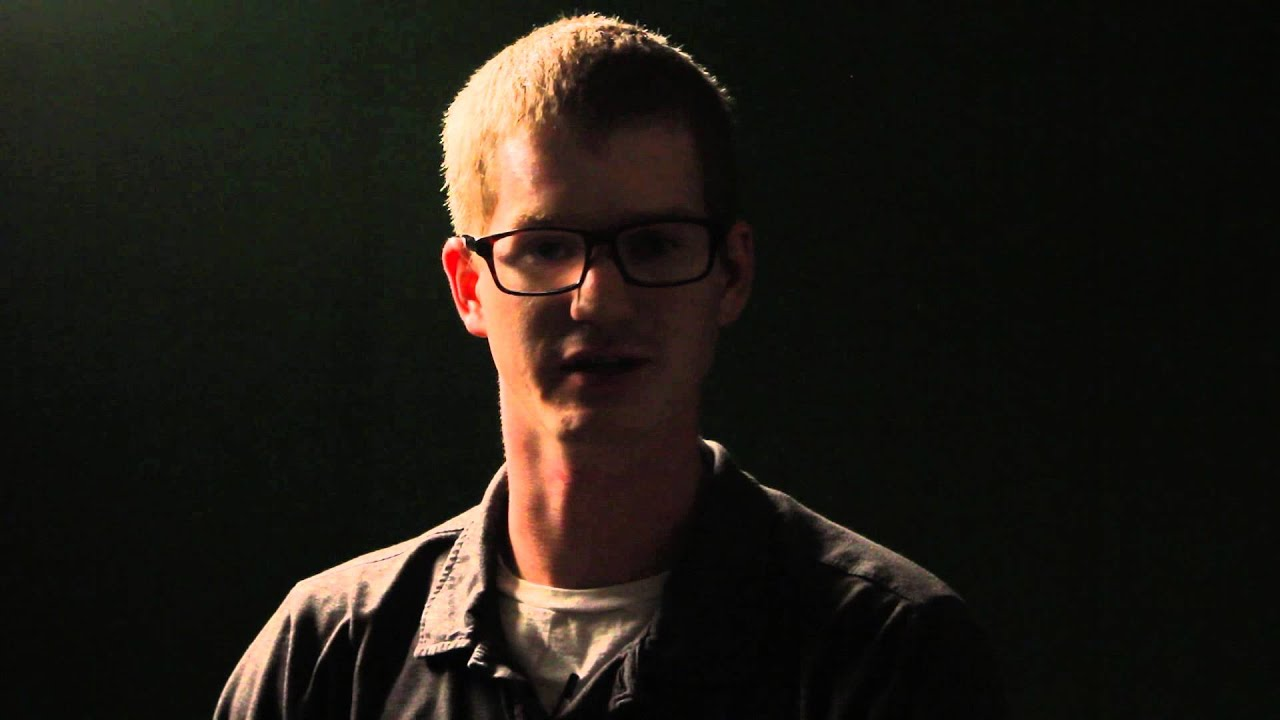
#> input picture final_project/app/maxresdefault.jpg, 1280 x 720 px
$ python blur_test.py   (older library calls are emulated)
#> lines starting #> are read from the running program, lines starting #| are printed output that depends on the picture; after the words box and inside, x2 and y2 are one past the last pixel; in counts of white or black regions, pixels touching at a corner belong together; long printed decimals are rounded
import cv2
import numpy as np


def analyze_image(image_path):
    # Read the image
#> called with image_path = 'maxresdefault.jpg'
    img = cv2.imread(image_path)
#> img is the input picture: shape (720, 1280, 3); mean B, G, R 21.1, 27.3, 31.9
    if img is None:
        print("Error: Could not load image")
        return

    # Convert to grayscale
    img_gray = cv2.cvtColor(img, cv2.COLOR_BGR2GRAY)
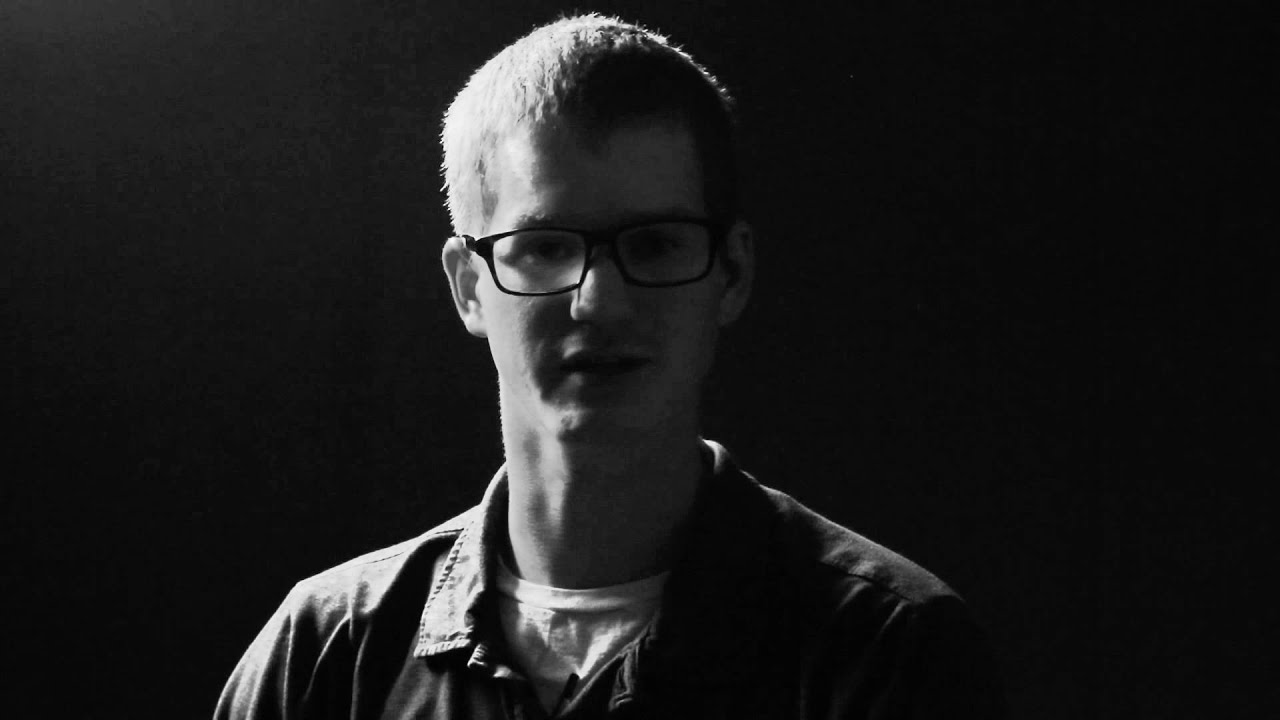
#> img_gray: shape (720, 1280); min 0, max 252, mean 28

    # Compute Laplacian for blur detection
    laplacian = cv2.Laplacian(img_gray, cv2.CV_64F)
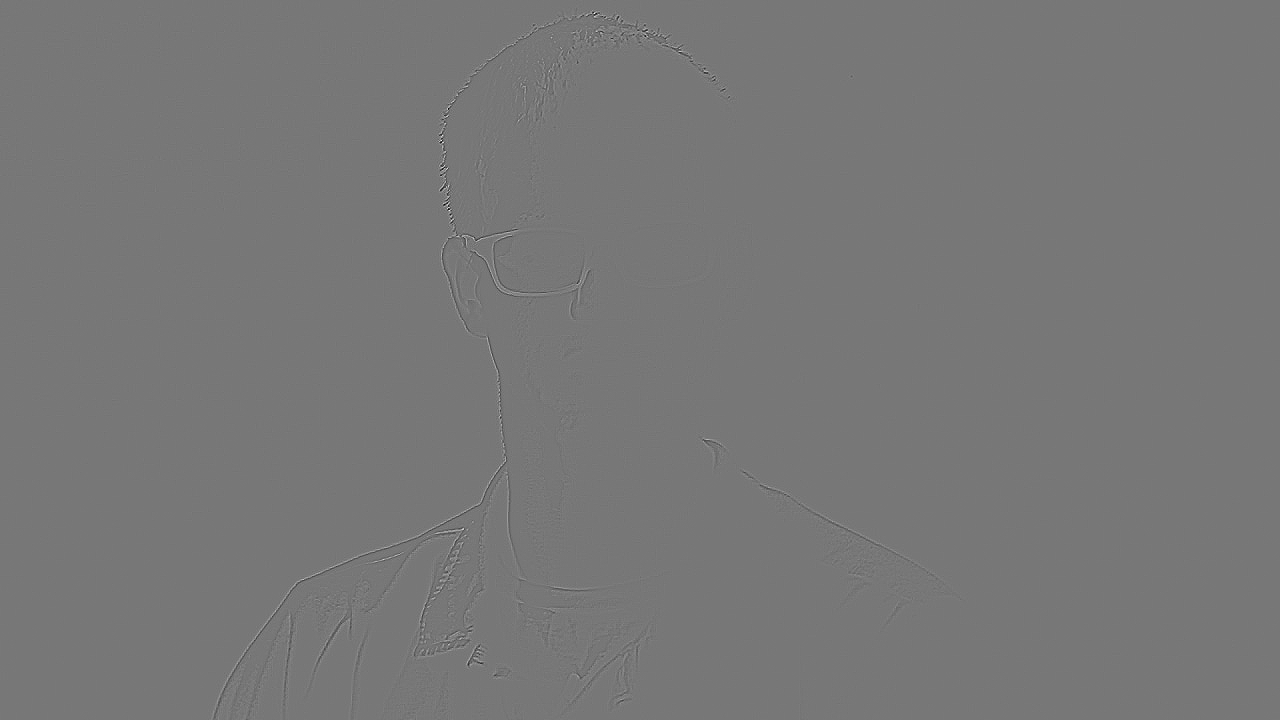
#> laplacian: shape (720, 1280) float64; min -389, max 440, mean 0; drawn with min black and max white
    mean, stddev = cv2.meanStdDev(laplacian)
#> mean = [0.000123]; stddev = [10.17]
    std_deviation = stddev[0][0]
#> std_deviation = 10.17
    variation = std_deviation ** 2
#> variation = 103.4

    # Determine if the image is blurry
    text_blur = "Not Blurry"
    blur_threshold = 100
    if variation < blur_threshold:
        text_blur = "Blurry"

    # Compute the average brightness for lighting condition
    mean_brightness = np.mean(img_gray)
#> mean_brightness = 28.02
    low_threshold = 50
    high_threshold = 200

    # Determine lighting condition
    if mean_brightness < low_threshold:
        lighting_condition = "Too Dark"
    elif mean_brightness > high_threshold:
        lighting_condition = "Too Bright"
    else:
        lighting_condition = "Good Lighting"

    print(f"Standard Deviation: {std_deviation}")
#| Standard Deviation: 10.170
    print(f"Variation: {variation}")
#| Variation: 103.432
    print(f"Blur Detection: {text_blur}")
    print(f"Average Brightness: {mean_brightness}")
#| Average Brightness: 28.017
    print(f"Lighting Condition: {lighting_condition}")

    # Display results on the image
    cv2.putText(img, f"{text_blur}: {variation:.2f}", (10, 30),
                cv2.FONT_HERSHEY_SIMPLEX, 0.4, (0, 0, 255), 1)
#> img: shape (720, 1280, 3); 0.03% of pixels changed, all inside (x1, y1, x2, y2) = (12, 22, 128, 34)
    cv2.putText(img, f"{lighting_condition}: {mean_brightness:.2f}", (10, 60),
                cv2.FONT_HERSHEY_SIMPLEX, 0.4, (255, 0, 0), 1)
#> img: shape (720, 1280, 3); mean B, G, R 21.1, 27.3, 32
    cv2.imshow("Image Analysis", img)
    cv2.waitKey(0)
    cv2.destroyAllWindows()


# Test with a sample image
analyze_image("maxresdefault.jpg")
